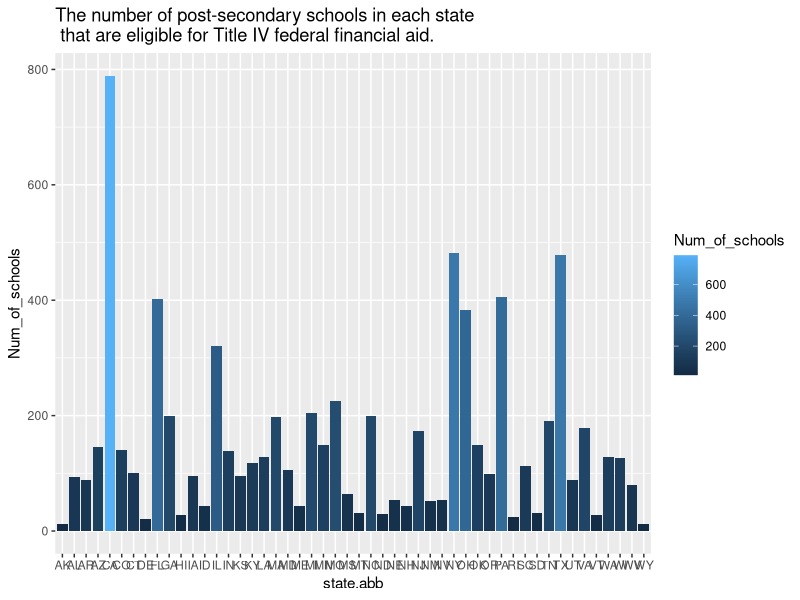

Generate this figure with R:
## ---- chunk 1
require(ggplot2)
## read the school data and group by state.  Assign column names.
schooldata <- read.csv("postscndryunivsrvy2013dirinfo.csv", stringsAsFactors = FALSE)
school_sum_by_state <- as.data.frame(table(schooldata$STABBR))
colnames(school_sum_by_state) <- c("state.abb", "Num_of_schools")
## Make available the state information in the R package datasets.  Create a data frame of state abbreviations and names.
require(datasets)
state_and_abb <- cbind(state.abb,state.name)
## Merging the school data with the state information drops the 9 territories that don't match the 50 states
school_by_state <- merge(school_sum_by_state,state_and_abb,by="state.abb")
## Plot the the bar chart
n1 <- ggplot(school_by_state, aes(x=state.abb, y=Num_of_schools, fill = Num_of_schools))
n1 + geom_bar(stat = "identity", position = position_dodge()) +  
  ggtitle("The number of post-secondary schools in each state\n that are eligible for Title IV federal financial aid. ")

